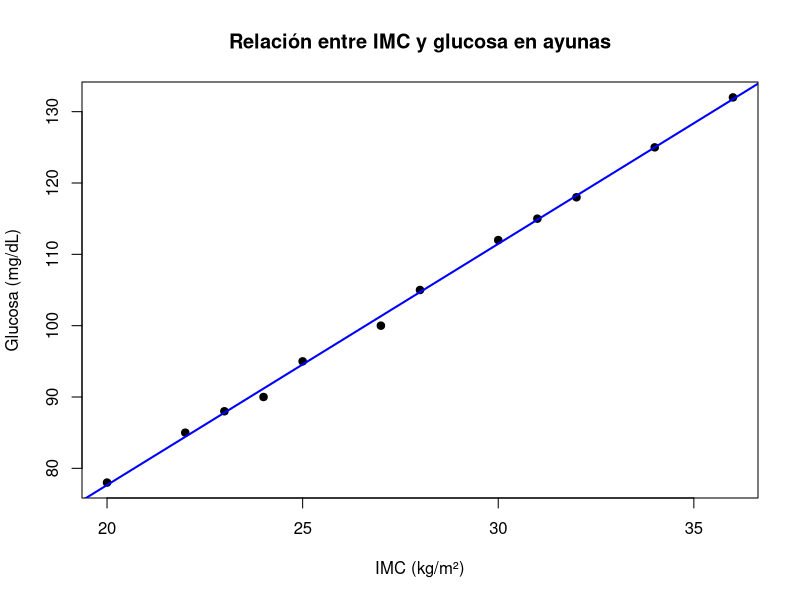
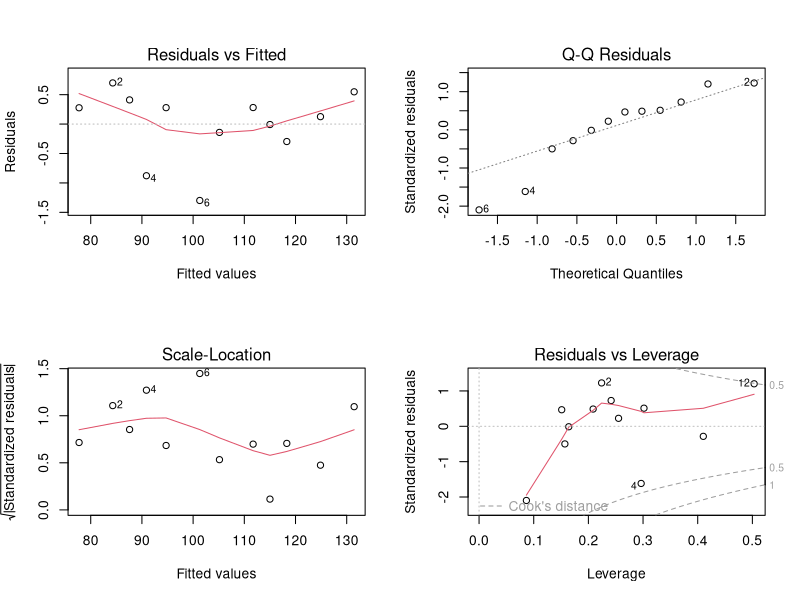
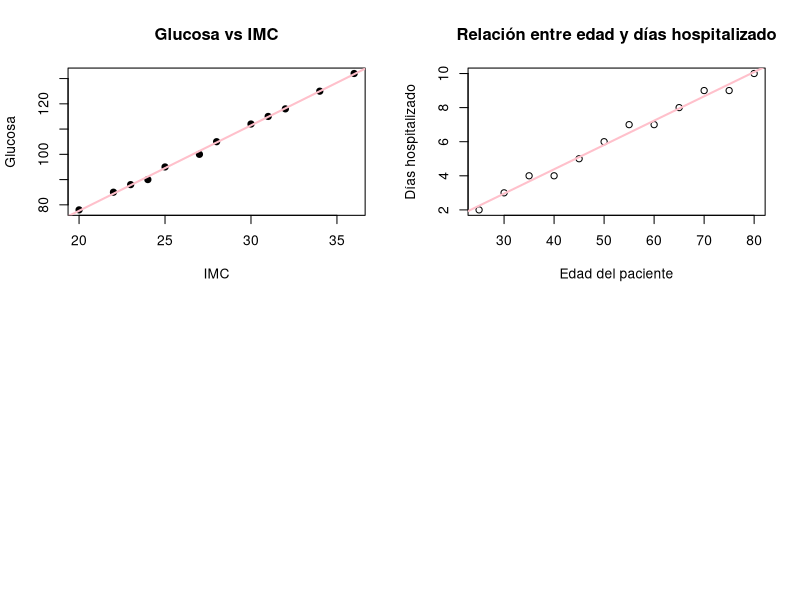

The R source for these figures, in order:
## ---- chunk 1
#Ingresar los datos
IMC <- c(20,22,23,24,25,27,28,30,31,32,34,36)
glucosa <- c(78,85,88,90,95,100,105,112,115,118,125,132)
## ---- chunk 2
#Ajustar un modelo de regresión lineal
datos <- data.frame(IMC, glucosa)
## ---- chunk 3
modelo <- lm(glucosa ~ IMC, data = datos)
## ---- chunk 4
summary(modelo)
## ---- chunk 5
# Graficar relación simple con presión
plot(IMC, glucosa,
     main = "Relación entre IMC y glucosa en ayunas",
     xlab = "IMC (kg/m²)",
     ylab = "Glucosa (mg/dL)",
     pch = 19)
abline(modelo, col="blue", lwd=2)
## ---- chunk 6
# DATOS
IMC <- c(20,22,23,24,25,27,28,30,31,32,34,36)
colesterol <- c(160,170,175,180,190,200,210,220,225,230,240,250)
glucosa <- c(78,85,88,90,95,100,105,112,115,118,125,132)
## ---- chunk 7
# Crear dataframe
datos <- data.frame(IMC, colesterol, glucosa)
## ---- chunk 8
# Modelo de regresión múltiple
modelo <- lm(glucosa ~ IMC + colesterol, data = datos)
## ---- chunk 9
# Resumen del modelo
summary(modelo)
## ---- chunk 10
# opcional
par(mfrow=c(2,2))
plot(modelo)
## ---- chunk 11
# Graficar relación simple con presión
plot(IMC, glucosa,
     main="Glucosa vs IMC",
     xlab="IMC",
     ylab="Glucosa",
     pch=19)
abline(lm(glucosa ~ IMC), col="pink", lwd=2)
## ---- chunk 12
# Datos 
edad <- c(25,30,35,40,45,50,55,60,65,70,75,80) 
dias <- c(2,3,4,4,5,6,7,7,8,9,9,10)
## ---- chunk 13
#Crear dataframe 
datos <- data.frame(edad, dias)
## ---- chunk 14
# Regresión lineal 
modelo <- lm(dias ~ edad, data = datos)
## ---- chunk 15
# Resumen del modelo 
summary(modelo)
## ---- chunk 16
# Gráfico 
plot(edad, dias,     
     main = "Relación entre edad y días hospitalizado",         xlab = "Edad del paciente",      
     ylab = "Días hospitalizado")  
abline(modelo, col="pink", lwd=2)
